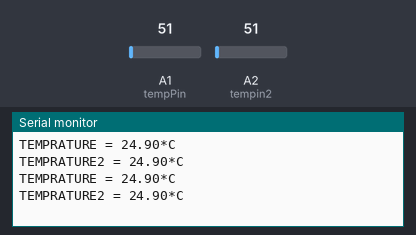
The sketch below on a simulated Arduino Uno, built with avr-gcc and run on an emulated ATmega328P. On the bench: the last lines printed to the serial monitor. The test bench sets the inputs (shaded band); at power-on: A1 (tempPin) = 51, A2 (tempin2) = 51.

Above: at 1.8 s.
1.9 s: A1 (tempPin) set to 61
At 2.7 s:
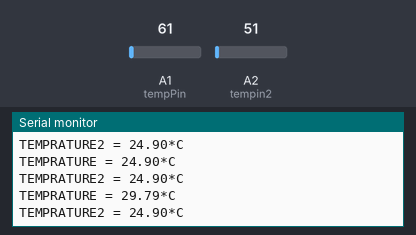
3.4 s: A2 (tempin2) set to 61
At 4.7 s:
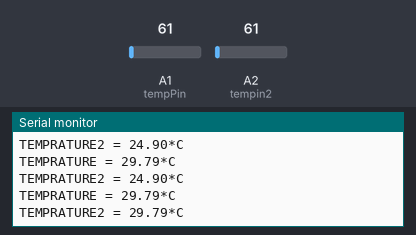
4.9 s: A1 (tempPin) set to 71
At 5.8 s:
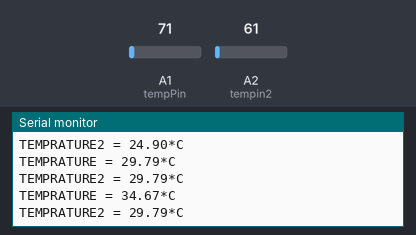
6.4 s: A2 (tempin2) set to 71
At 7.8 s:
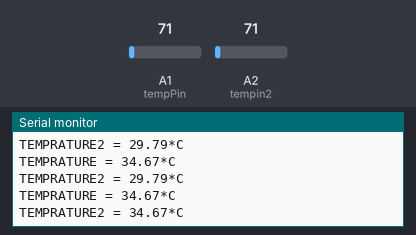
Timing chart, 0 to 8.9 s (numbered marks = the images above; inputs shaded):
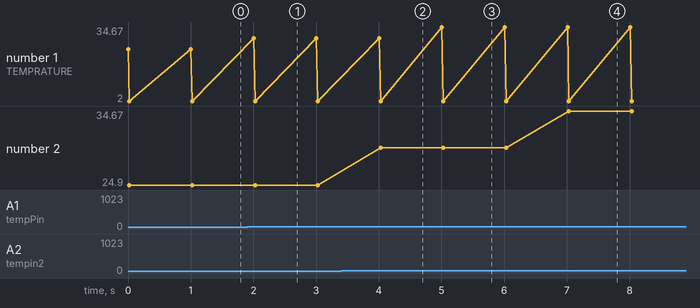

Measured:
- after the input at 1.9 s, the serial monitor: prints a new line after 0.10 s (image 1)
- after the input at 3.4 s, the serial monitor: prints a new line after 0.63 s (image 2)
- after the input at 4.9 s, the serial monitor: prints a new line after 0.11 s (image 3)
- after the input at 6.4 s, the serial monitor: prints a new line after 0.63 s (image 4)

The sketch:

temp.ino
```cpp
int val;
int tempPin = 1;
int tempin2=2;
int val2;
void setup()
{
Serial.begin(9600);
}
void loop()
{
val = analogRead(tempPin);
float mv = ( val/1024.0)*5000;
float cel = mv/10;
float farh = (cel*9)/5 + 32;


val2 = analogRead(tempin2);
float mv2 = ( val2/1024.0)*5000;
float cel2 = mv2/10;
float farh2 = (cel2*9)/5 + 32;

Serial.print("TEMPRATURE = ");
Serial.print(cel);
Serial.print("*C");
Serial.println();
Serial.print("TEMPRATURE2 = ");
Serial.print(cel2);
Serial.print("*C");
Serial.println();
delay(1000);


/* uncomment this to get temperature in farenhite
Serial.print("TEMPRATURE = ");
Serial.print(farh);
Serial.print("*F");
Serial.println();


*/
}
```
